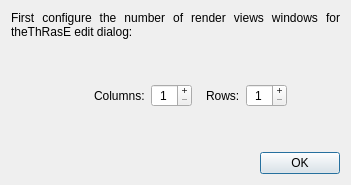
<?xml version="1.0" encoding="UTF-8"?>
<ui version="4.0">
 <class>Dialog</class>
 <widget class="QDialog" name="Dialog">
  <property name="geometry">
   <rect>
    <x>0</x>
    <y>0</y>
    <width>351</width>
    <height>185</height>
   </rect>
  </property>
  <property name="windowTitle">
   <string>ThRasE - Render views configuration</string>
  </property>
  <layout class="QVBoxLayout" name="verticalLayout">
   <item>
    <widget class="QLabel" name="label_30">
     <property name="text">
      <string>First configure the number of render views windows for theThRasE edit dialog:</string>
     </property>
     <property name="alignment">
      <set>Qt::AlignJustify|Qt::AlignVCenter</set>
     </property>
     <property name="wordWrap">
      <bool>true</bool>
     </property>
    </widget>
   </item>
   <item>
    <spacer name="verticalSpacer_2">
     <property name="orientation">
      <enum>Qt::Vertical</enum>
     </property>
     <property name="sizeHint" stdset="0">
      <size>
       <width>20</width>
       <height>40</height>
      </size>
     </property>
    </spacer>
   </item>
   <item>
    <widget class="QWidget" name="QGBox_GridSettings" native="true">
     <layout class="QHBoxLayout" name="horizontalLayout_8">
      <item>
       <spacer name="horizontalSpacer_3">
        <property name="orientation">
         <enum>Qt::Horizontal</enum>
        </property>
        <property name="sizeHint" stdset="0">
         <size>
          <width>40</width>
          <height>20</height>
         </size>
        </property>
       </spacer>
      </item>
      <item>
       <spacer name="horizontalSpacer_13">
        <property name="orientation">
         <enum>Qt::Horizontal</enum>
        </property>
        <property name="sizeType">
         <enum>QSizePolicy::Fixed</enum>
        </property>
        <property name="sizeHint" stdset="0">
         <size>
          <width>8</width>
          <height>20</height>
         </size>
        </property>
       </spacer>
      </item>
      <item>
       <widget class="QLabel" name="label">
        <property name="text">
         <string/>
        </property>
        <property name="pixmap">
         <pixmap>:/plugins/thrase/icons/render_view_config.svg</pixmap>
        </property>
        <property name="alignment">
         <set>Qt::AlignCenter</set>
        </property>
       </widget>
      </item>
      <item>
       <spacer name="horizontalSpacer">
        <property name="orientation">
         <enum>Qt::Horizontal</enum>
        </property>
        <property name="sizeType">
         <enum>QSizePolicy::Fixed</enum>
        </property>
        <property name="sizeHint" stdset="0">
         <size>
          <width>8</width>
          <height>20</height>
         </size>
        </property>
       </spacer>
      </item>
      <item>
       <widget class="QLabel" name="label_29">
        <property name="text">
         <string>Columns:</string>
        </property>
       </widget>
      </item>
      <item>
       <widget class="QSpinBox" name="grid_columns">
        <property name="alignment">
         <set>Qt::AlignCenter</set>
        </property>
        <property name="buttonSymbols">
         <enum>QAbstractSpinBox::PlusMinus</enum>
        </property>
        <property name="minimum">
         <number>1</number>
        </property>
        <property name="maximum">
         <number>12</number>
        </property>
        <property name="value">
         <number>1</number>
        </property>
       </widget>
      </item>
      <item>
       <spacer name="horizontalSpacer_4">
        <property name="orientation">
         <enum>Qt::Horizontal</enum>
        </property>
        <property name="sizeType">
         <enum>QSizePolicy::Fixed</enum>
        </property>
        <property name="sizeHint" stdset="0">
         <size>
          <width>8</width>
          <height>20</height>
         </size>
        </property>
       </spacer>
      </item>
      <item>
       <widget class="QLabel" name="label_28">
        <property name="text">
         <string>Rows:</string>
        </property>
       </widget>
      </item>
      <item>
       <widget class="QSpinBox" name="grid_rows">
        <property name="alignment">
         <set>Qt::AlignCenter</set>
        </property>
        <property name="buttonSymbols">
         <enum>QAbstractSpinBox::PlusMinus</enum>
        </property>
        <property name="minimum">
         <number>1</number>
        </property>
        <property name="maximum">
         <number>12</number>
        </property>
        <property name="value">
         <number>1</number>
        </property>
       </widget>
      </item>
      <item>
       <spacer name="horizontalSpacer_5">
        <property name="orientation">
         <enum>Qt::Horizontal</enum>
        </property>
        <property name="sizeHint" stdset="0">
         <size>
          <width>40</width>
          <height>20</height>
         </size>
        </property>
       </spacer>
      </item>
     </layout>
    </widget>
   </item>
   <item>
    <spacer name="verticalSpacer">
     <property name="orientation">
      <enum>Qt::Vertical</enum>
     </property>
     <property name="sizeHint" stdset="0">
      <size>
       <width>20</width>
       <height>40</height>
      </size>
     </property>
    </spacer>
   </item>
   <item>
    <widget class="QDialogButtonBox" name="buttonBox">
     <property name="orientation">
      <enum>Qt::Horizontal</enum>
     </property>
     <property name="standardButtons">
      <set>QDialogButtonBox::Ok</set>
     </property>
    </widget>
   </item>
  </layout>
 </widget>
 <resources/>
 <connections>
  <connection>
   <sender>buttonBox</sender>
   <signal>accepted()</signal>
   <receiver>Dialog</receiver>
   <slot>accept()</slot>
   <hints>
    <hint type="sourcelabel">
     <x>248</x>
     <y>254</y>
    </hint>
    <hint type="destinationlabel">
     <x>157</x>
     <y>274</y>
    </hint>
   </hints>
  </connection>
  <connection>
   <sender>buttonBox</sender>
   <signal>rejected()</signal>
   <receiver>Dialog</receiver>
   <slot>reject()</slot>
   <hints>
    <hint type="sourcelabel">
     <x>316</x>
     <y>260</y>
    </hint>
    <hint type="destinationlabel">
     <x>286</x>
     <y>274</y>
    </hint>
   </hints>
  </connection>
 </connections>
</ui>
